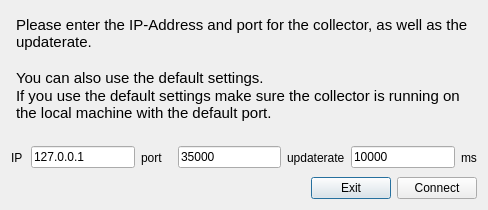
<?xml version="1.0" encoding="UTF-8"?>
<ui version="4.0">
 <class>connect_dialog</class>
 <widget class="QDialog" name="connect_dialog">
  <property name="geometry">
   <rect>
    <x>0</x>
    <y>0</y>
    <width>488</width>
    <height>210</height>
   </rect>
  </property>
  <property name="windowTitle">
   <string>Connection properties</string>
  </property>
  <layout class="QVBoxLayout" name="verticalLayout">
   <item>
    <widget class="QTextEdit" name="textEdit">
     <property name="autoFillBackground">
      <bool>true</bool>
     </property>
     <property name="styleSheet">
      <string notr="true">background-color: transparent</string>
     </property>
     <property name="readOnly">
      <bool>true</bool>
     </property>
     <property name="html">
      <string>&lt;!DOCTYPE HTML PUBLIC &quot;-//W3C//DTD HTML 4.0//EN&quot; &quot;http://www.w3.org/TR/REC-html40/strict.dtd&quot;&gt;
&lt;html&gt;&lt;head&gt;&lt;meta name=&quot;qrichtext&quot; content=&quot;1&quot; /&gt;&lt;style type=&quot;text/css&quot;&gt;
p, li { white-space: pre-wrap; }
&lt;/style&gt;&lt;/head&gt;&lt;body style=&quot; font-family:'Ubuntu'; font-size:11pt; font-weight:400; font-style:normal;&quot;&gt;
&lt;p style=&quot; margin-top:0px; margin-bottom:0px; margin-left:0px; margin-right:0px; -qt-block-indent:0; text-indent:0px;&quot;&gt;Please enter the IP-Address and port for the collector, as well as the updaterate.&lt;/p&gt;
&lt;p style=&quot;-qt-paragraph-type:empty; margin-top:0px; margin-bottom:0px; margin-left:0px; margin-right:0px; -qt-block-indent:0; text-indent:0px;&quot;&gt;&lt;/p&gt;
&lt;p style=&quot; margin-top:0px; margin-bottom:0px; margin-left:0px; margin-right:0px; -qt-block-indent:0; text-indent:0px;&quot;&gt;You can also use the default settings.&lt;/p&gt;
&lt;p style=&quot; margin-top:0px; margin-bottom:0px; margin-left:0px; margin-right:0px; -qt-block-indent:0; text-indent:0px;&quot;&gt;If you use the default settings make sure the collector is running on the local machine with the default port.&lt;/p&gt;&lt;/body&gt;&lt;/html&gt;</string>
     </property>
    </widget>
   </item>
   <item>
    <layout class="QHBoxLayout" name="horizontalLayout_2">
     <item>
      <widget class="QLabel" name="label_2">
       <property name="minimumSize">
        <size>
         <width>14</width>
         <height>27</height>
        </size>
       </property>
       <property name="maximumSize">
        <size>
         <width>14</width>
         <height>27</height>
        </size>
       </property>
       <property name="text">
        <string>IP</string>
       </property>
      </widget>
     </item>
     <item>
      <widget class="QLineEdit" name="lineEdit">
       <property name="text">
        <string>127.0.0.1</string>
       </property>
      </widget>
     </item>
     <item>
      <widget class="QLabel" name="label">
       <property name="minimumSize">
        <size>
         <width>31</width>
         <height>27</height>
        </size>
       </property>
       <property name="maximumSize">
        <size>
         <width>31</width>
         <height>27</height>
        </size>
       </property>
       <property name="text">
        <string>port</string>
       </property>
      </widget>
     </item>
     <item>
      <widget class="QLineEdit" name="lineEdit_2">
       <property name="text">
        <string>35000</string>
       </property>
      </widget>
     </item>
     <item>
      <widget class="QLabel" name="label_4">
       <property name="text">
        <string>updaterate</string>
       </property>
      </widget>
     </item>
     <item>
      <widget class="QLineEdit" name="lineEdit_3">
       <property name="text">
        <string>10000</string>
       </property>
      </widget>
     </item>
     <item>
      <widget class="QLabel" name="label_5">
       <property name="text">
        <string>ms</string>
       </property>
      </widget>
     </item>
    </layout>
   </item>
   <item>
    <layout class="QHBoxLayout" name="horizontalLayout">
     <item>
      <spacer name="horizontalSpacer">
       <property name="orientation">
        <enum>Qt::Horizontal</enum>
       </property>
       <property name="sizeHint" stdset="0">
        <size>
         <width>40</width>
         <height>20</height>
        </size>
       </property>
      </spacer>
     </item>
     <item>
      <widget class="QPushButton" name="pushButton_2">
       <property name="maximumSize">
        <size>
         <width>85</width>
         <height>27</height>
        </size>
       </property>
       <property name="text">
        <string>Exit</string>
       </property>
      </widget>
     </item>
     <item>
      <widget class="QPushButton" name="pushButton">
       <property name="maximumSize">
        <size>
         <width>85</width>
         <height>27</height>
        </size>
       </property>
       <property name="text">
        <string>Connect</string>
       </property>
      </widget>
     </item>
    </layout>
   </item>
  </layout>
 </widget>
 <resources/>
 <connections/>
</ui>
